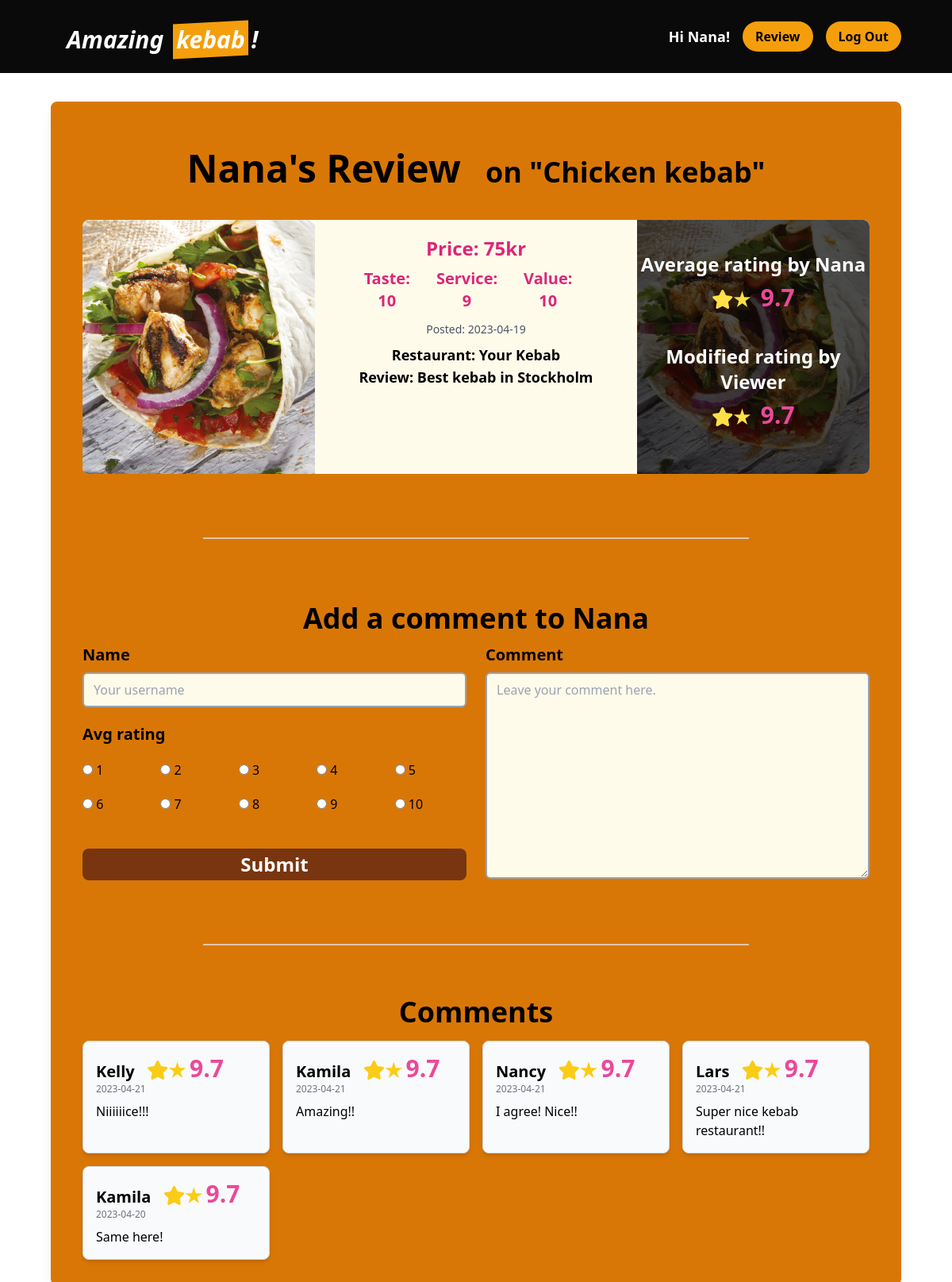
Screenshot of /core/detail/3/ (signed in) with the database file from the repository.
### core/models.py (models this page shows, shortened)
class CustomUser(AbstractUser):
    email = models.EmailField("email address", unique=True, blank=False)
    USERNAME_FIELD = "email"  # make the user log in with the email
    REQUIRED_FIELDS = ["username"]
    objects = CustomUserManager()

class Review(models.Model):
    user = models.ForeignKey(
        CustomUser, on_delete=models.CASCADE, related_name='reviews_by_user'
    )
    menu = models.ForeignKey(
        Menu, on_delete=models.CASCADE, related_name='reviews_of_menu'
    )
    restaurant = models.ForeignKey(
        Restaurant, on_delete=models.CASCADE, related_name='restaurants_for_review'
    )
    image = models.ImageField(upload_to='images/', null=True, blank=True)
    review = models.TextField(default="", null=False)
    taste_rating = models.IntegerField(null=False)
    service_rating = models.IntegerField(null=False)
    value_rating = models.IntegerField(null=False)
    avg_rating = models.FloatField(null=True, blank=True)
    like_count = models.IntegerField(default=0)
    created_at = models.DateTimeField(auto_now_add=True)
    class Meta:
        indexes = [models.Index(fields=['-created_at']),]
        ordering = ['-created_at']

class Menu(models.Model):
    menu = models.CharField(max_length=100, null=False)
    price = models.IntegerField(null=False)
    restaurants = models.ManyToManyField(Restaurant)
    created_at = models.DateTimeField(auto_now_add=True)

class Restaurant(models.Model):
    name = models.CharField(max_length=100, null=False)
    address = models.CharField(max_length=200, null=False)
    tel = models.CharField(max_length=20, null=True, blank=True)
    website = models.URLField(null=True, blank=True)

class Comment(models.Model):
    review = models.ForeignKey(Review, on_delete=models.CASCADE, related_name='comments')
    name = models.CharField(max_length=80,  null=False)
    comment = models.TextField(null=False)
    avg_rating = models.IntegerField( null=False)
    created_at = models.DateTimeField(auto_now_add=True)
    class Meta():
        ordering = ['-created_at']
        indexes = [models.Index(fields=['-created_at'])]

### core/views.py (the view)
# urls.py: path('detail/<int:id>/', views.detail, name='detail'),
def detail(request, id):
    target_review = get_object_or_404(Review, id=id)
    comments = Comment.objects.filter(review=target_review)
    if request.method == 'POST':
        form = CommentForm(request.POST)
        if form.is_valid():
            comment = form.save(commit=False)
            comment.review = target_review
            comment.save()
            return redirect('core:detail', id=id)
    else:
        form = CommentForm()
    context = {
        'review': target_review,
        'comment_form': form,
        'comments': comments
    }
    return render(request, 'core/detail.html', context)

### core/forms.py
class CommentForm(forms.ModelForm):
    SERVICE_CHOICES = [(i, str(i)) for i in range(1, 11)]
    name = forms.CharField(
        max_length=80,
        widget = forms.TextInput(attrs={
                'class': 'border-2 border-gray-400 rounded-md py-2 px-3 focus:outline-none focus:ring-2 focus:ring-amber-900 bg-amber-50',
                'placeholder': 'Your username'
        }))
    avg_rating = forms.ChoiceField(
        choices=SERVICE_CHOICES,
        widget=forms.RadioSelect(attrs={'class': 'form-radio mt-4'
        }))
    comment = forms.CharField(
        widget=forms.Textarea(attrs={
                'class':'border-2 border-gray-400 rounded-md py-2 px-3 focus:outline-none focus:ring-2 focus:ring-amber-900 bg-amber-50',
                'placeholder': 'Leave your comment here.'
        }))
    class Meta:
        model = Comment
        exclude = ['review', 'created_at']

### core/templates/core/detail.html (shortened to what this page needs)
{% extends 'core/base.html' %} {% block content %} {% load static %}
<head>
  <link rel="stylesheet" href="https://cdnjs.cloudflare.com/ajax/libs/font-awesome/5.15.3/css/all.min.css"
 />
</head>
<header id="home" class="flex bg-neutral-950 py-6 px-16 fixed top-0 left-0 right-0 z-50">
  <nav class="flex items-center w-full">
    <div class="flex justify-between items-center space-x-5">
      <p class="mt-2 text-3xl font-bold italic text-white">
        Amazing
        <span
          class="before:block before:absolute before:-inset-1 before:-skew-y-3 before:bg-amber-500 relative inline-block mx-2">
          <span class="relative text-white">kebab</span> </span>!
      </p>
    </div>
    <div class="flex-grow lg:flex lg:items-center lg:w-auto">
      {% if user.is_authenticated %}
      <ul class="w-full justify-end flex-grow lg:flex lg:items-center lg:w-auto ml-auto">
        <li>
          <p class="text-lg font-bold mr-4 text-white">
            Hi {{ user.username }}!
          </p>
        </li>
        <li>
          <a href="{% url 'core:upload' %}"
            class="bg-amber-500 rounded-full px-4 py-2 mr-4 text-black font-bold">Review</a>
        </li>
        <li>
          <a href="{% url 'core:logout' %}" class="bg-amber-500 font-bold rounded-full px-4 py-2 text-black">Log Out</a>
        </li>
      </ul>
      {% endif %}
    </div>
  </nav>
</header>
<main class="flex-1 mx-16 pt-32">
  <section class="bg-amber-600 rounded-lg shadow-lg overflow-hidden mb-5">
    <div>
      <h1 class="text-5xl text-center font-bold p-10 mt-5">
        {{ review.user.username }}'s Review
        <span class="text-4xl">
          &nbsp;&nbsp;on "{{ review.menu.menu }}"
        </span>
      </h1>
      <div class="flex mx-10 bg-amber-50 rounded-lg">
        {% if review.image %}
        <div class="relative overflow-hidden w-80 max-w-80 h-80 max-h-80 rounded-l-lg">
          <div class="absolute inset-0">
            <img
              class="w-full h-full aspect-w-1 aspect-h-1 object-cover object-center"
              src="{{ review.image.url }}"
              alt="{{ review.menu.menu }} image"
            />
          </div>
        </div>
        {% endif %}
        <div class="px-5 mx-8 py-5 text-xl font-semibold w-4/7 text-center">
          <div class="text-xl font-bold text-pink-600 mb-3">
            <p class="text-2xl mb-2">Price: {{ review.menu.price }}kr</p>
            <ul class="flex">
              <li class="mr-5">Taste: {{ review.taste_rating }}</li>
              <li class="mr-5">Service: {{ review.service_rating }}</li>
              <li class="mr-5">Value: {{ review.value_rating }}</li>
            </ul>
          </div>
          <ul class="text-lg font-bold">
            <li class="text-gray-600 text-sm font-normal mb-2">
              Posted: {{ review.created_at|date:"Y-m-d" }}
            </li>
            <li>
              Restaurant: <span class="font-semibold">{{ review.restaurant.name }}</span>
            </li>
            <li>
              Review: <span class="font-semibold">{{ review.review }}</span>
            </li>
          </ul>
        </div>
        {% if review.image %}
        <div class="relative overflow-hidden w-80 max-w-80 h-80 max-h-80 rounded-r-lg">
          <div class="absolute inset-0">
            <img
              class="w-full h-full aspect-w-1 aspect-h-1 object-cover object-center"
              src="{{ review.image.url }}"
              alt="{{ review.menu.menu }} image"
            />
          </div>
          <div class="absolute bottom-0 left-0 w-full h-full text-white bg-black/70 flex justify-center">
            <div class="py-10 text-center">
              <h2 class="font-bold text-2xl mb-2">
                Average rating by {{ review.user.username }}
              </h2>
              <p class="mb-10">
                <span class="text-xl font-bold text-pink-500">
                  <i class="text-yellow-300 text-2xl fas fa-star">&#9733;</i>
                  <span class="text-3xl font-bold text-pink-500">
                    &nbsp;{{ review.avg_rating }}
                  </span>
                </span>
              </p>
              <h2 class="font-bold text-2xl mb-2">
                Modified rating by Viewer
              </h2>
              <p>
                <p>
                  <span class="text-xl font-bold text-pink-500">
                    <i class="text-yellow-300 text-2xl fas fa-star">&#9733;</i>
                    <span class="text-3xl font-bold text-pink-500">
                      &nbsp;{{ review.avg_rating }}
                    </span>
                  </span>
                </p>
              </p>
            </div>
          </div>
        </div>
        {% endif %}
      </div>
    </div>
    <p class="border-t-2 border-slate-200/70 mx-48 mt-20"></p>
    <div class="px-10 mt-5">
      <h2 class="font-bold text-4xl text-center mt-20 mb-3">
        Add a comment to {{ review.user.username }}
      </h2>
      <form method="post">
        <div class="grid grid-cols-2 gap-6">
          <div class="flex flex-col col-span-1">
            <label class="block font-bold text-xl mb-2">
              {{ comment_form.name.label }}
            </label>
            {{ comment_form.name }}
            <label class="block font-bold text-xl mb-2 mt-5">
              {{ comment_form.avg_rating.label }}
            </label>
            <div class="grid grid-cols-5 gap-2 mb-5">
              {% for radio in comment_form.avg_rating %}
              <div class="flex items-center">
                {{ radio }}
              </div>
              {% endfor %}
            </div>
            <button type="submit" class="bg-amber-900 text-white font-bold py-1 rounded-lg text-2xl mt-6">
              Submit
            </button>
          </div>
          <div class="col-span-1">
            <div class="flex flex-col">
              <label class="block font-bold text-xl mb-2">
                {{ comment_form.comment.label }}
              </label>
              {{ comment_form.comment }}
            </div>
          </div>
        </div>
      </form>
    </div>
    <p class="border-t-2 border-slate-200/70 mx-48 mt-20"></p>
    <div class="px-10 mb-8">
      <h2 class="font-bold text-4xl text-center pb-4 mt-16">Comments</h2>
      <div class="grid grid-cols-1 md:grid-cols-4 gap-4">
        {% for c in comments %}
        <div class="bg-gray-50 border border-gray-300 p-4 rounded-lg shadow-md">
          <p class="text-xl font-bold">
            {{ c.name }}&nbsp;&nbsp;
            <span>
              <i class="text-yellow-400 text-2xl fas fa-star">&#9733;</i>
              <span class="text-3xl font-bold text-pink-500">
                {{ review.avg_rating }}</span>
            </span>
          </p>
          <p class="text-xs font-normal text-gray-500 mb-2">
            {{ c.created_at|date:"Y-m-d" }}
          </p>
          <p class="text-base leading-6">{{ c.comment }}</p>
        </div>
        {% empty %}
        <p>No comments yet</p>
        {% endfor %}
      </div>
    </div>
  </section>
</main>
{% endblock content %}

### rows the page displays
CustomUser: username "Nana"
Review: user.username "Nana", menu.menu "Chicken kebab", image (picture), menu.price "75", taste_rating "10", service_rating "9", value_rating "10", created_at "2023-04-19", restaurant.name "Your Kebab", review "Best kebab in Stockholm", avg_rating "9.7"
Comment: name "Kelly", created_at "2023-04-21", comment "Niiiiiice!!!"
Comment: name "Kamila", created_at "2023-04-21", comment "Amazing!!"
Comment: name "Nancy", created_at "2023-04-21", comment "I agree! Nice!!"
Comment: name "Lars", created_at "2023-04-21", comment "Super nice kebab restaurant!!"
Comment: name "Kamila", created_at "2023-04-20", comment "Same here!"

### other values shown
{{ comment_form.name.label }} "Name"
{{ comment_form.avg_rating.label }} "Avg rating"
{{ comment_form.comment.label }} "Comment"
